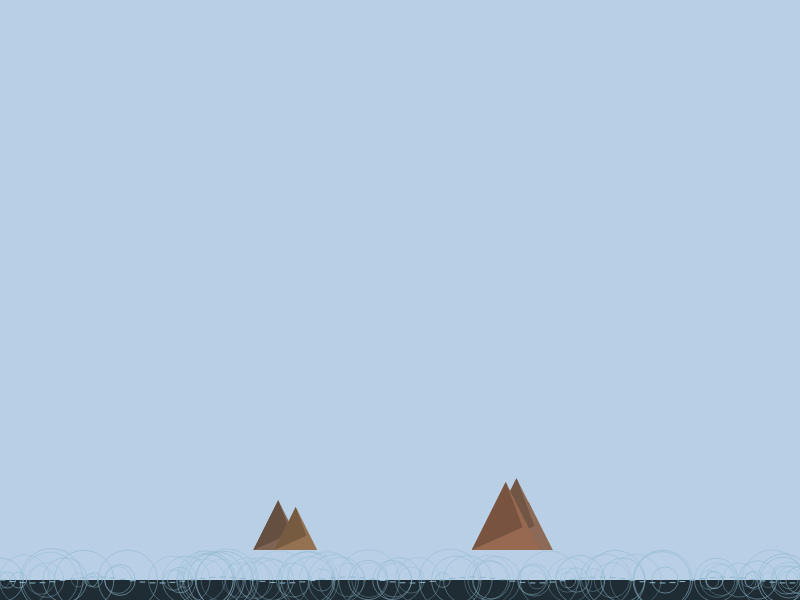
Frame 1 (no input)
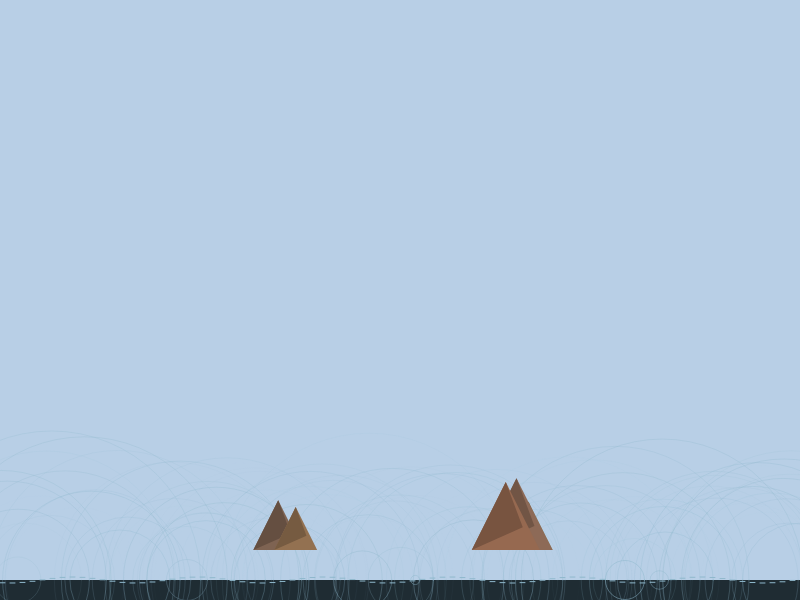
Frame 60 (no input)
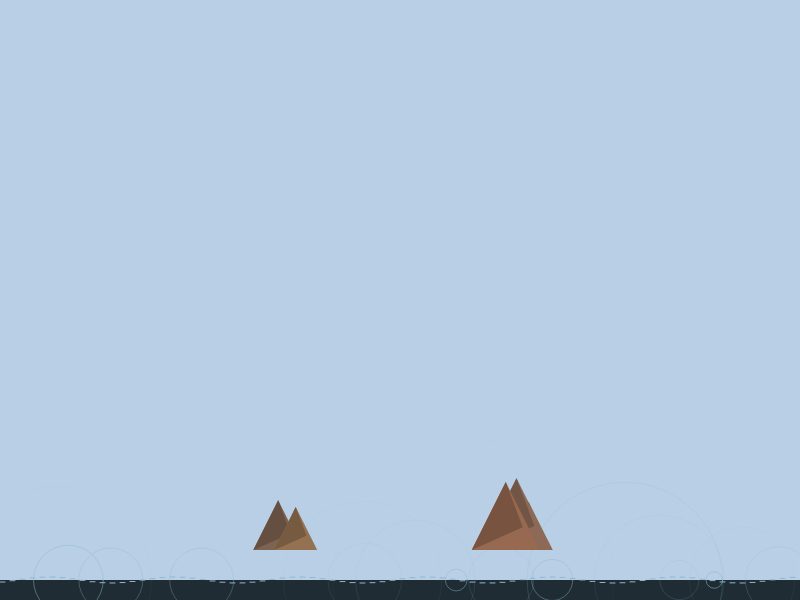
Frame 120 (the mouse pressed at the canvas centre since frame 60)

The p5.js sketch that drew these frames (run headless with seeded random() and noise() and a simulated clock; from frame 60 on, the mouse is pressed at the canvas centre):

// p5.js sketch
// ── sketch.js
let pyramids = [];
let waterRipples = [];

function setup() {
  createCanvas(800, 600);
  colorMode(HSB, 360, 100, 100, 1);

  // Create pyramids
  for (let i = 0; i < 5; i++) {
    pyramids.push({
      x: random(100, width - 100),
      y: height - 50,
      size: random(40, 80),
      hue: random(20, 40), // Earth tones
      saturation: random(30, 50),
      brightness: random(40, 60)
    });
  }

  // Initialize water ripples
  for (let i = 0; i < 100; i++) {
    waterRipples.push({
      x: random(width),
      y: height - 20,
      radius: random(5, 30),
      speed: random(0.5, 2),
      alpha: random(30, 60)
    });
  }
}

function draw() {
  background(210, 20, 90); // Deep blue sky

  // Draw sea
  fill(200, 40, 20);
  noStroke();
  rect(0, height - 20, width, 20);

  // Update and draw ripples
  for (let i = waterRipples.length - 1; i >= 0; i--) {
    let ripple = waterRipples[i];
    ripple.radius += ripple.speed;
    ripple.alpha -= 0.5;

    if (ripple.alpha <= 0) {
      waterRipples.splice(i, 1);
      continue;
    }

    stroke(200, 30, 80, ripple.alpha / 100);
    noFill();
    ellipse(ripple.x, ripple.y, ripple.radius * 2);
  }

  // Add new ripples occasionally
  if (frameCount % 5 === 0) {
    waterRipples.push({
      x: random(width),
      y: height - 20,
      radius: 0,
      speed: random(0.5, 2),
      alpha: random(30, 60)
    });
  }

  // Draw pyramids
  for (let p of pyramids) {
    fill(p.hue, p.saturation, p.brightness);
    noStroke();

    // Pyramid body
    triangle(
      p.x - p.size / 2, p.y,
      p.x + p.size / 2, p.y,
      p.x, p.y - p.size
    );

    // Highlight
    fill(p.hue, p.saturation, p.brightness * 0.8);
    triangle(
      p.x - p.size / 2, p.y,
      p.x, p.y - p.size,
      p.x + p.size / 4, p.y - p.size / 3
    );
  }

  // Simulate water interaction with pyramids
  for (let p of pyramids) {
    let distance = abs(p.x - width / 2);
    if (distance < 100) {
      let intensity = map(distance, 0, 100, 5, 0.5);
      for (let i = 0; i < intensity; i++) {
        waterRipples.push({
          x: p.x,
          y: height - 20,
          radius: random(5, 15),
          speed: random(0.5, 2),
          alpha: random(30, 60)
        });
      }
    }
  }

  // Draw water surface
  noFill();
  stroke(200, 30, 80, 20);
  for (let i = 0; i < width; i += 10) {
    let offset = sin(frameCount * 0.02 + i * 0.05) * 3;
    line(i, height - 20 + offset, i + 5, height - 20 + offset);
  }
}
